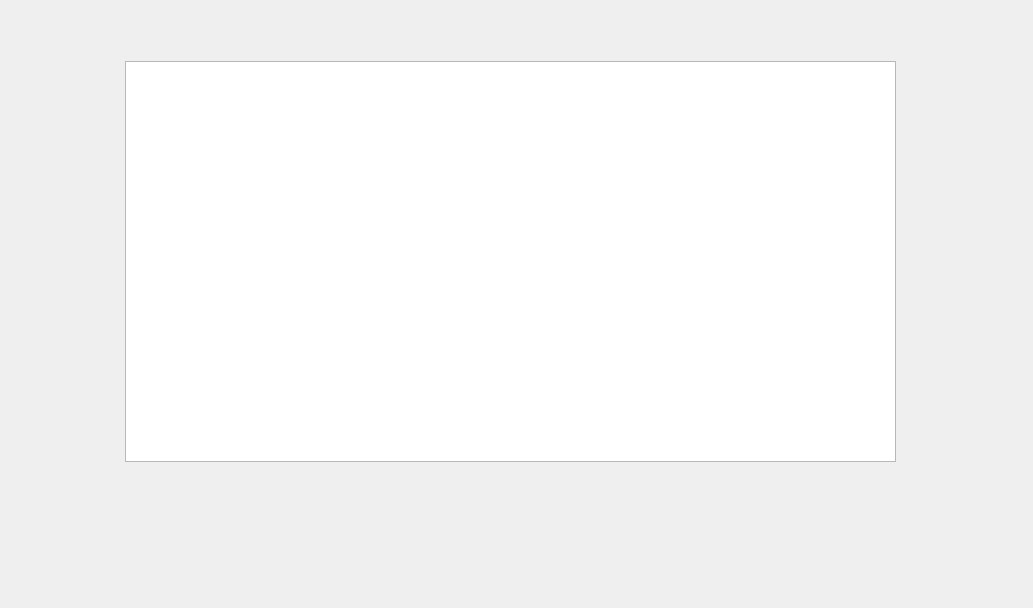
<?xml version="1.0" encoding="UTF-8"?>
<ui version="4.0">
 <class>History</class>
 <widget class="QDialog" name="History">
  <property name="geometry">
   <rect>
    <x>0</x>
    <y>0</y>
    <width>1033</width>
    <height>608</height>
   </rect>
  </property>
  <property name="windowTitle">
   <string>Dialog</string>
  </property>
  <widget class="QTableView" name="HistoryTable">
   <property name="geometry">
    <rect>
     <x>125</x>
     <y>61</y>
     <width>771</width>
     <height>401</height>
    </rect>
   </property>
   <property name="sizePolicy">
    <sizepolicy hsizetype="Fixed" vsizetype="Fixed">
     <horstretch>0</horstretch>
     <verstretch>0</verstretch>
    </sizepolicy>
   </property>
   <property name="horizontalScrollBarPolicy">
    <enum>Qt::ScrollBarAlwaysOff</enum>
   </property>
   <property name="sizeAdjustPolicy">
    <enum>QAbstractScrollArea::AdjustToContents</enum>
   </property>
   <property name="editTriggers">
    <set>QAbstractItemView::NoEditTriggers</set>
   </property>
   <property name="selectionMode">
    <enum>QAbstractItemView::SingleSelection</enum>
   </property>
   <property name="selectionBehavior">
    <enum>QAbstractItemView::SelectItems</enum>
   </property>
  </widget>
 </widget>
 <resources/>
 <connections/>
</ui>
